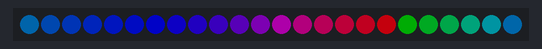
A sketch run on a simulated Arduino Uno, built with avr-gcc and run on an emulated ATmega328P. Parts: 24 RGB LEDs in strip order, left to right. Dim RGB values are drawn brighter than linear.

Above: at 0.45 s.
At 4.07 s:
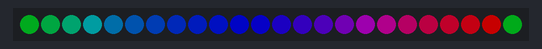
At 7.68 s:
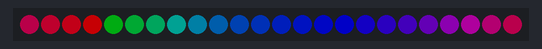
At 15.21 s:
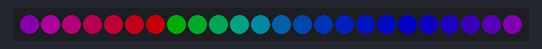
At 22.44 s:
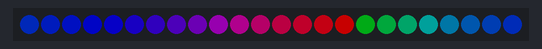
At 29.67 s:
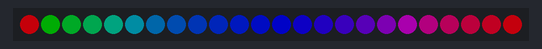

The sketch:

03_Gradient_animate.ino
```cpp
// Include FastLED library by Daniel Garcia
#include <FastLED.h>

// Common naming from FastLED demos
#define DATA_PIN 9
#define NUM_LEDS 24

// Array of led data
CRGB leds[NUM_LEDS];

// Create a gradient palette
// |-----------------------|
// GREEN......RED.......BLUE
CRGBPalette256 my_gradient = CRGBPalette256(
	CRGB::Green,
	CRGB::Blue,
	CRGB::Red
);

void setup() {
	// Neopixel ring is WS2812B chipset, GRB ordering
	FastLED.addLeds<WS2812B, DATA_PIN, GRB>(leds, NUM_LEDS);
	FastLED.setBrightness(100);
	FastLED.clear();
}

uint8_t pos = 0;

void loop() {
	EVERY_N_MILLIS(5){
		for(uint8_t i=0; i<NUM_LEDS; i++){
			// Calculate position with map() then use pos to cycle it around the ring a bit
			uint8_t this_position = map(i,0,NUM_LEDS-1,0,255)+pos;
			leds[i] = ColorFromPalette(my_gradient,this_position);
		}
		FastLED.show();
		pos++;
	}
}
```
